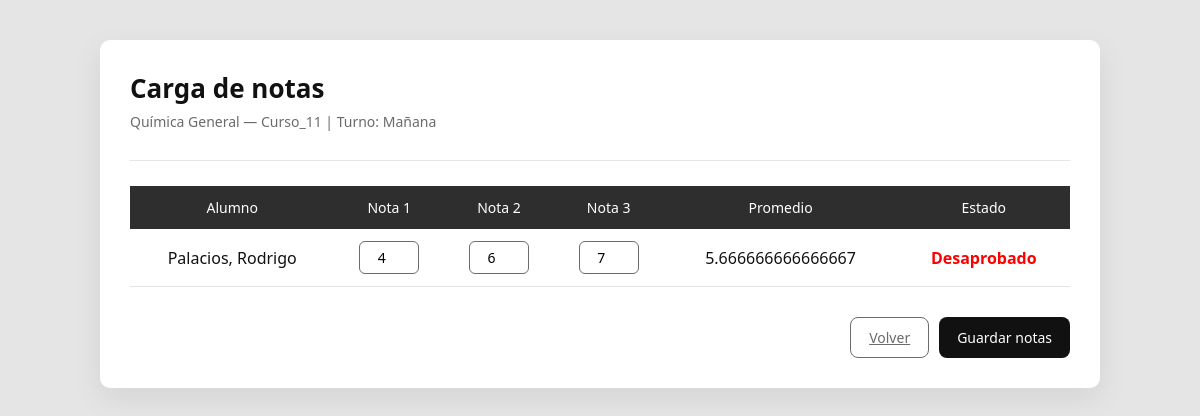
The page /profesores/cargar-nota/11/ (signed in) on the database its author committed.
### UTN/models.py (models this page shows, shortened)
class MateriaCurso(models.Model):
    id_materia_curso = models.AutoField(primary_key=True)
    curso = models.ForeignKey(Curso, on_delete=models.CASCADE, related_name='materias')
    materia = models.ForeignKey(Materia, on_delete=models.CASCADE, related_name='cursos_ofrecidos')
    Opciones_Turno = [
        ('manana', 'Mañana'),
        ('tarde', 'Tarde'),
        ('noche', 'Noche'),
    ]
    turno_cursado = models.CharField(max_length=10, choices=Opciones_Turno)
    horario = models.CharField(max_length=50)
    modulo = models.CharField(max_length=50)
    grupo = models.CharField(max_length=50, null=True, blank=True)

class Materia(models.Model):
    nombre = models.CharField(max_length=100, default="")
    sigla = models.CharField(max_length=10, primary_key=True)
    ciclo_lectivo = models.PositiveIntegerField()
    correlativas_requeridas = models.ManyToManyField('self', blank=True, symmetrical=False, related_name='materias_que_la_requieren', verbose_name='Materias Correlativas Requeridas')
    def get_carreras_admin(self):
        """
        Genera una cadena de texto HTML para mostrar en el Admin con las carreras y sus IDs.
        """
        carreras = self.carreramateria_set.select_related('carrera').all()
        info_carreras = []
        for cm in carreras:
            info_carreras.append(f"{cm.carrera.nombre} (ID: **{cm.carrera.id_carrera}**)")
        return mark_safe("<br>".join(info_carreras))
    get_carreras_admin.short_description = 'Carreras Asociadas'

class Curso(models.Model):
    id_curso = models.AutoField(primary_key=True)
    nombre = models.CharField(max_length=50)
    nivel = models.CharField(max_length=20)
    numero = models.PositiveIntegerField()

class AlumnoMateriaCurso(models.Model):
    id_alumno_materia_curso = models.AutoField(primary_key=True)
    alumno = models.ForeignKey(
        Alumno,
        on_delete=models.CASCADE,
        related_name='materias_curso'
    )
    materia_curso = models.ForeignKey(
        MateriaCurso,
        on_delete=models.CASCADE,
        related_name='alumnos'
    )
    nota_1 = models.PositiveSmallIntegerField(null=True, blank=True)
    nota_2 = models.PositiveSmallIntegerField(null=True, blank=True)
    nota_3 = models.PositiveSmallIntegerField(null=True, blank=True)
    promedio = models.FloatField(null=True, blank=True)
    nota = models.PositiveSmallIntegerField(null=True, blank=True)
    aprobado = models.BooleanField(default=False)
    finalizado = models.BooleanField(default=False)
    class Meta:
        unique_together = ('alumno', 'materia_curso')

class Alumno(models.Model):
    user = models.OneToOneField(settings.AUTH_USER_MODEL, on_delete=models.CASCADE, related_name='alumno', null=True)
    id_alumno = models.AutoField(primary_key=True)
    nombre = models.CharField(max_length=50, default="")
    apellido = models.CharField(max_length=50, default="")
    dni = models.CharField(max_length=20, unique=True, default="")
    email = models.EmailField(default="")
    anio_universitario = models.PositiveIntegerField(validators=[MinValueValidator(1), MaxValueValidator(10)], default=1)
    carrera = models.ForeignKey(Carrera, on_delete=models.CASCADE, related_name='alumnos', null=True, blank=True)

### UTN/views.py (the view, shortened to what this page needs)
# urls.py: path("profesores/cargar-nota/<int:clase_id>/", cargar_nota, name="cargar_nota"),
@login_required
def cargar_nota(request, clase_id):
    curso = get_object_or_404(
        MateriaCurso,
        id_materia_curso=clase_id
    )
    inscripciones = AlumnoMateriaCurso.objects.filter(
        materia_curso=curso
    ).select_related('alumno')
    return render(
        request,
        "profesores/cargar_nota.html",
        {
            "curso": curso,
            "inscripciones": inscripciones
        }
    )

### UTN/templates/profesores/cargar_nota.html (shortened to what this page needs)
<!DOCTYPE html>
<html lang="es">
<head>
</head>
<body>
<div class="container">
    <div class="header">
        <h1>Carga de notas</h1>
        <p>
            {{ curso.materia.nombre }} —
            {{ curso.curso.nombre }} |
            Turno: {{ curso.get_turno_cursado_display }}
        </p>
    </div>
    <form method="post">
        <table>
            <thead>
                <tr>
                    <th>Alumno</th>
                    <th>Nota 1</th>
                    <th>Nota 2</th>
                    <th>Nota 3</th>
                    <th>Promedio</th>
                    <th>Estado</th>
                </tr>
            </thead>
            <tbody>
                {% for ins in inscripciones %}
                <tr>
                    <td>
                        {{ ins.alumno.apellido }}, {{ ins.alumno.nombre }}
                    </td>
                    <td>
                        <input type="number" min="1" max="10"
                            name="nota_1_{{ ins.pk }}"
                            value="{{ ins.nota_1|default_if_none:'' }}">
                    </td>
                    <td>
                        <input type="number" min="1" max="10"
                            name="nota_2_{{ ins.pk }}"
                            value="{{ ins.nota_2|default_if_none:'' }}">
                    </td>
                    <td>
                        <input type="number" min="1" max="10"
                               name="nota_3_{{ ins.pk }}"
                               value="{{ ins.nota_3|default_if_none:'' }}">
                    </td>
                    <td>
                        {{ ins.promedio|default:"—" }}
                    </td>
                    <td>
                        {% if ins.finalizado %}
                            {% if ins.aprobado %}
                                <span class="estado-aprobado">Aprobado</span>
                            {% else %}
                                <span class="estado-desaprobado">Desaprobado</span>
                            {% endif %}
                        {% else %}
                            <span class="estado-curso">En curso</span>
                        {% endif %}
                    </td>
                </tr>
                {% empty %}
                <tr>
                    <td colspan="6" style="text-align:center; color: var(--gris);">
                        No hay alumnos inscriptos en esta materia.
                    </td>
                </tr>
                {% endfor %}
            </tbody>
        </table>
        <div class="acciones">
            <a href="{% url 'mis_clases' %}" class="btn btn-volver">
                Volver
            </a>
            <button type="submit" class="btn btn-guardar">
                Guardar notas
            </button>
        </div>
    </form>
</div>
</body>
</html>

### UTN/templates/profesores/cargar_nota.html (style rules this page uses)
:root { --negro: #111111; --gris-oscuro: #2e2e2e; --gris: #6b6b6b; --gris-claro: #e5e5e5; --blanco: #ffffff; }
* { box-sizing: border-box; font-family: "Segoe UI", system-ui, -apple-system, sans-serif; }
body { margin: 0; background-color: var(--gris-claro); color: var(--negro); }
.container { max-width: 1000px; margin: 40px auto; background-color: var(--blanco); padding: 30px; border-radius: 10px; box-shadow: 0 10px 30px rgba(0,0,0,0.08); }
.header { border-bottom: 1px solid var(--gris-claro); margin-bottom: 25px; padding-bottom: 15px; }
.header h1 { margin: 0; font-size: 26px; font-weight: 600; }
.header p { margin-top: 6px; color: var(--gris); font-size: 14px; }
table { width: 100%; border-collapse: collapse; margin-top: 20px; }
thead { background-color: var(--gris-oscuro); color: var(--blanco); }
th, td { padding: 12px 10px; text-align: center; }
th { font-weight: 500; font-size: 14px; }
tbody tr { border-bottom: 1px solid var(--gris-claro); }
input[type="number"] { width: 60px; padding: 6px; font-size: 14px; border-radius: 6px; border: 1px solid var(--gris); text-align: center; }
.estado-desaprobado { color: red; font-weight: 600; }
.acciones { display: flex; justify-content: flex-end; margin-top: 30px; gap: 10px; }
.btn { padding: 10px 18px; font-size: 14px; border-radius: 8px; cursor: pointer; border: none; transition: all 0.2s ease; }
.btn-guardar { background-color: var(--negro); color: var(--blanco); }
.btn-volver { background-color: transparent; color: var(--gris); border: 1px solid var(--gris); }

### rows shown on the page
MateriaCurso: materia.nombre "Química General", curso.nombre "Curso_11", turno_cursado "Mañana"
AlumnoMateriaCurso: alumno.apellido "Palacios", alumno.nombre "Rodrigo", nota_1 "4", nota_2 "6", nota_3 "7", promedio "5.666666666666667", finalizado "Desaprobado"
